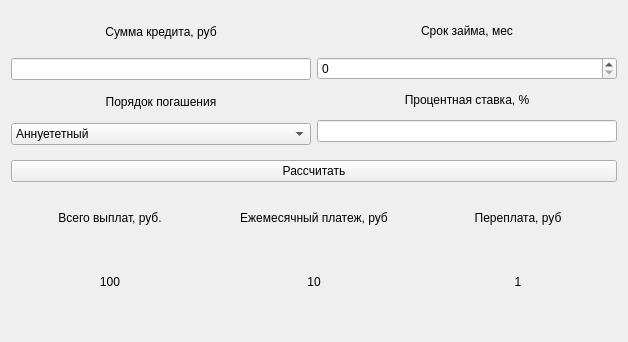
<?xml version="1.0" encoding="UTF-8"?>
<ui version="4.0">
 <class>CreditCalc</class>
 <widget class="QWidget" name="CreditCalc">
  <property name="geometry">
   <rect>
    <x>0</x>
    <y>0</y>
    <width>628</width>
    <height>342</height>
   </rect>
  </property>
  <property name="windowTitle">
   <string>Form</string>
  </property>
  <layout class="QVBoxLayout" name="verticalLayout_10">
   <item>
    <layout class="QHBoxLayout" name="horizontalLayout_2">
     <item>
      <layout class="QVBoxLayout" name="verticalLayout_5">
       <item>
        <layout class="QVBoxLayout" name="verticalLayout">
         <property name="bottomMargin">
          <number>0</number>
         </property>
         <item>
          <widget class="QLabel" name="label">
           <property name="text">
            <string>Сумма кредита, руб</string>
           </property>
           <property name="alignment">
            <set>Qt::AlignCenter</set>
           </property>
          </widget>
         </item>
         <item>
          <widget class="QLineEdit" name="lineEdit_money"/>
         </item>
        </layout>
       </item>
       <item>
        <layout class="QVBoxLayout" name="verticalLayout_4">
         <property name="bottomMargin">
          <number>9</number>
         </property>
         <item>
          <widget class="QLabel" name="label_4">
           <property name="text">
            <string>Порядок погашения</string>
           </property>
           <property name="alignment">
            <set>Qt::AlignCenter</set>
           </property>
          </widget>
         </item>
         <item>
          <widget class="QComboBox" name="comboBox_type">
           <item>
            <property name="text">
             <string>Аннуететный</string>
            </property>
           </item>
           <item>
            <property name="text">
             <string>Дифференцированный</string>
            </property>
           </item>
          </widget>
         </item>
        </layout>
       </item>
      </layout>
     </item>
     <item>
      <layout class="QVBoxLayout" name="verticalLayout_6">
       <property name="spacing">
        <number>-1</number>
       </property>
       <item>
        <layout class="QVBoxLayout" name="verticalLayout_3">
         <item>
          <widget class="QLabel" name="label_3">
           <property name="text">
            <string>Срок займа, мес</string>
           </property>
           <property name="alignment">
            <set>Qt::AlignCenter</set>
           </property>
          </widget>
         </item>
         <item>
          <widget class="QSpinBox" name="spinBox_period"/>
         </item>
        </layout>
       </item>
       <item>
        <layout class="QVBoxLayout" name="verticalLayout_2">
         <property name="bottomMargin">
          <number>12</number>
         </property>
         <item>
          <widget class="QLabel" name="label_2">
           <property name="text">
            <string>Процентная ставка, %</string>
           </property>
           <property name="alignment">
            <set>Qt::AlignCenter</set>
           </property>
          </widget>
         </item>
         <item>
          <widget class="QLineEdit" name="lineEdit_percent"/>
         </item>
        </layout>
       </item>
      </layout>
     </item>
    </layout>
   </item>
   <item>
    <widget class="QPushButton" name="pushButton_calculate">
     <property name="text">
      <string>Рассчитать</string>
     </property>
    </widget>
   </item>
   <item>
    <layout class="QHBoxLayout" name="horizontalLayout">
     <item>
      <layout class="QVBoxLayout" name="verticalLayout_7">
       <property name="bottomMargin">
        <number>20</number>
       </property>
       <item>
        <widget class="QLabel" name="label_5">
         <property name="text">
          <string>Всего выплат, руб.</string>
         </property>
         <property name="alignment">
          <set>Qt::AlignCenter</set>
         </property>
        </widget>
       </item>
       <item>
        <widget class="QLabel" name="label_sum">
         <property name="text">
          <string>100</string>
         </property>
         <property name="alignment">
          <set>Qt::AlignCenter</set>
         </property>
        </widget>
       </item>
      </layout>
     </item>
     <item>
      <layout class="QVBoxLayout" name="verticalLayout_8">
       <property name="bottomMargin">
        <number>20</number>
       </property>
       <item>
        <widget class="QLabel" name="label_7">
         <property name="text">
          <string>Ежемесячный платеж, руб</string>
         </property>
         <property name="alignment">
          <set>Qt::AlignCenter</set>
         </property>
        </widget>
       </item>
       <item>
        <widget class="QLabel" name="label_mounthPayment">
         <property name="text">
          <string>10</string>
         </property>
         <property name="alignment">
          <set>Qt::AlignCenter</set>
         </property>
        </widget>
       </item>
      </layout>
     </item>
     <item>
      <layout class="QVBoxLayout" name="verticalLayout_9">
       <property name="bottomMargin">
        <number>20</number>
       </property>
       <item>
        <widget class="QLabel" name="label_9">
         <property name="text">
          <string>Переплата, руб</string>
         </property>
         <property name="alignment">
          <set>Qt::AlignCenter</set>
         </property>
        </widget>
       </item>
       <item>
        <widget class="QLabel" name="label_overpayment">
         <property name="text">
          <string>1</string>
         </property>
         <property name="alignment">
          <set>Qt::AlignCenter</set>
         </property>
        </widget>
       </item>
      </layout>
     </item>
    </layout>
   </item>
  </layout>
 </widget>
 <resources/>
 <connections/>
</ui>
